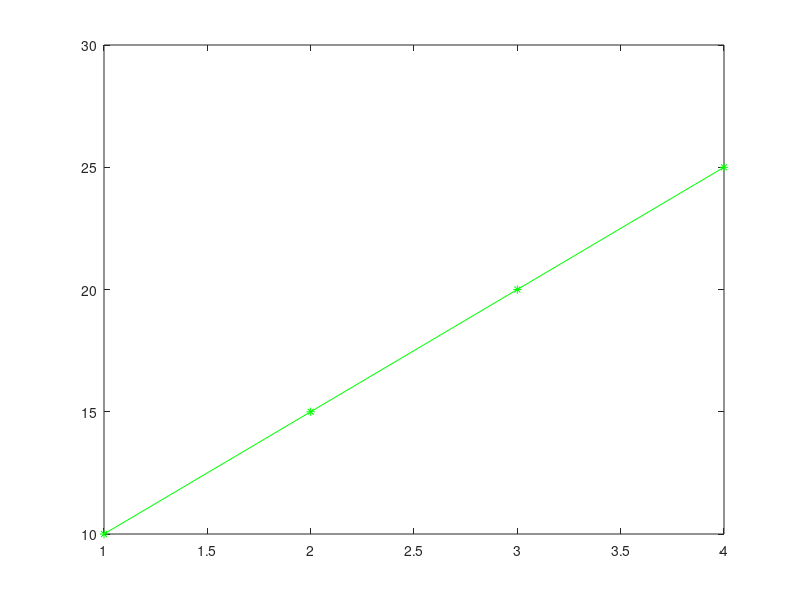
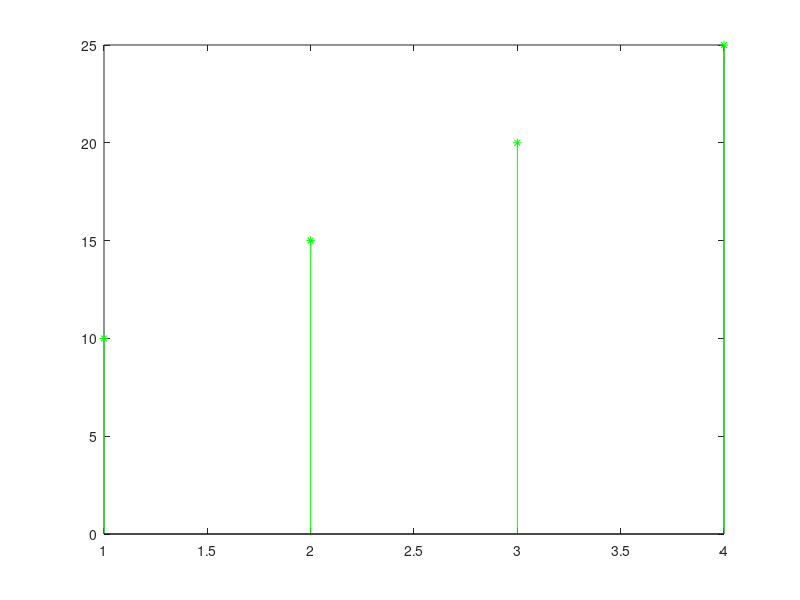

Here is the MATLAB script that generated these plots, in order:
Amp = 0.9;
f = 441;
fs = 44100;
ts = 1/fs;
t = 0:1/fs:(0.1-ts);
sig = Amp*sin(2*pi*f*t);
sound(sig,fs);
plot(t,sig);
audiowrite("sine1.wav",sig,fs);


x = [ 1 2 3 4 ];
y = [ 10 15 20 25 ];
figure(1);
plot(x,y,'g-*');
figure(2);
stem(x,y,'g-*');
